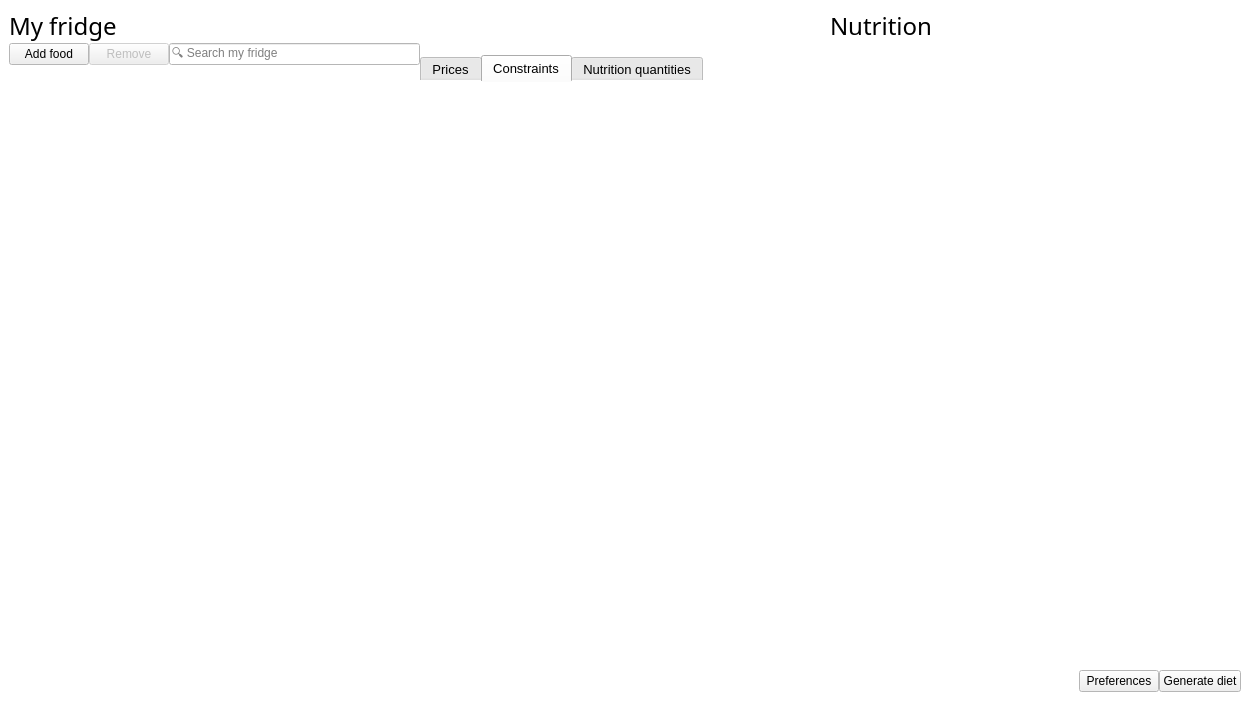
<?xml version="1.0" encoding="UTF-8"?>
<ui version="4.0">
 <class>MainWindow</class>
 <widget class="QMainWindow" name="MainWindow">
  <property name="geometry">
   <rect>
    <x>0</x>
    <y>0</y>
    <width>1250</width>
    <height>701</height>
   </rect>
  </property>
  <property name="palette">
   <palette>
    <active>
     <colorrole role="Window">
      <brush brushstyle="SolidPattern">
       <color alpha="255">
        <red>255</red>
        <green>255</green>
        <blue>255</blue>
       </color>
      </brush>
     </colorrole>
    </active>
    <inactive>
     <colorrole role="Window">
      <brush brushstyle="SolidPattern">
       <color alpha="255">
        <red>255</red>
        <green>255</green>
        <blue>255</blue>
       </color>
      </brush>
     </colorrole>
    </inactive>
    <disabled>
     <colorrole role="Window">
      <brush brushstyle="SolidPattern">
       <color alpha="255">
        <red>255</red>
        <green>255</green>
        <blue>255</blue>
       </color>
      </brush>
     </colorrole>
    </disabled>
   </palette>
  </property>
  <property name="font">
   <font>
    <family>Segoe UI</family>
    <pointsize>10</pointsize>
    <italic>false</italic>
   </font>
  </property>
  <property name="focusPolicy">
   <enum>Qt::StrongFocus</enum>
  </property>
  <property name="windowTitle">
   <string>Spartan</string>
  </property>
  <property name="windowIcon">
   <iconset>
    <normaloff>images/icon_trimmed.png</normaloff>images/icon_trimmed.png</iconset>
  </property>
  <property name="autoFillBackground">
   <bool>true</bool>
  </property>
  <property name="iconSize">
   <size>
    <width>30</width>
    <height>30</height>
   </size>
  </property>
  <property name="toolButtonStyle">
   <enum>Qt::ToolButtonIconOnly</enum>
  </property>
  <property name="tabShape">
   <enum>QTabWidget::Rounded</enum>
  </property>
  <widget class="QWidget" name="centralwidget">
   <property name="autoFillBackground">
    <bool>true</bool>
   </property>
   <layout class="QHBoxLayout" name="horizontalLayout_2">
    <property name="spacing">
     <number>0</number>
    </property>
    <item>
     <layout class="QVBoxLayout" name="verticalLayout">
      <item>
       <widget class="QLabel" name="label_9">
        <property name="font">
         <font>
          <family>Segoe UI Semilight</family>
          <pointsize>18</pointsize>
          <weight>50</weight>
          <bold>false</bold>
         </font>
        </property>
        <property name="autoFillBackground">
         <bool>false</bool>
        </property>
        <property name="text">
         <string>My fridge</string>
        </property>
       </widget>
      </item>
      <item>
       <layout class="QHBoxLayout" name="horizontalLayout">
        <item alignment="Qt::AlignLeft">
         <widget class="QPushButton" name="add_foods_btn">
          <property name="enabled">
           <bool>true</bool>
          </property>
          <property name="sizePolicy">
           <sizepolicy hsizetype="Fixed" vsizetype="Fixed">
            <horstretch>0</horstretch>
            <verstretch>0</verstretch>
           </sizepolicy>
          </property>
          <property name="font">
           <font>
            <family>Segoe UI</family>
            <pointsize>9</pointsize>
           </font>
          </property>
          <property name="styleSheet">
           <string notr="true"/>
          </property>
          <property name="text">
           <string>Add food</string>
          </property>
          <property name="icon">
           <iconset>
            <normaloff>images/add.png</normaloff>images/add.png</iconset>
          </property>
         </widget>
        </item>
        <item alignment="Qt::AlignLeft">
         <widget class="QPushButton" name="remove_btn">
          <property name="enabled">
           <bool>false</bool>
          </property>
          <property name="sizePolicy">
           <sizepolicy hsizetype="Fixed" vsizetype="Fixed">
            <horstretch>0</horstretch>
            <verstretch>0</verstretch>
           </sizepolicy>
          </property>
          <property name="font">
           <font>
            <family>Segoe UI</family>
            <pointsize>9</pointsize>
           </font>
          </property>
          <property name="toolTip">
           <string>&lt;p style='white-space:pre'&gt;Remove selected food (delete)&lt;/p&gt;</string>
          </property>
          <property name="text">
           <string>Remove</string>
          </property>
          <property name="icon">
           <iconset>
            <normaloff>images/minus.svg</normaloff>images/minus.svg</iconset>
          </property>
         </widget>
        </item>
        <item>
         <widget class="QLineEdit" name="fridge_line_edit">
          <property name="font">
           <font>
            <family>Segoe UI Symbol</family>
            <pointsize>9</pointsize>
           </font>
          </property>
          <property name="text">
           <string/>
          </property>
          <property name="placeholderText">
           <string>🔍 Search my fridge</string>
          </property>
         </widget>
        </item>
       </layout>
      </item>
      <item>
       <widget class="QTableView" name="fridge_view">
        <property name="palette">
         <palette>
          <active>
           <colorrole role="Highlight">
            <brush brushstyle="SolidPattern">
             <color alpha="255">
              <red>218</red>
              <green>236</green>
              <blue>249</blue>
             </color>
            </brush>
           </colorrole>
           <colorrole role="HighlightedText">
            <brush brushstyle="SolidPattern">
             <color alpha="255">
              <red>0</red>
              <green>0</green>
              <blue>0</blue>
             </color>
            </brush>
           </colorrole>
           <colorrole role="AlternateBase">
            <brush brushstyle="SolidPattern">
             <color alpha="255">
              <red>247</red>
              <green>247</green>
              <blue>247</blue>
             </color>
            </brush>
           </colorrole>
          </active>
          <inactive>
           <colorrole role="Highlight">
            <brush brushstyle="SolidPattern">
             <color alpha="255">
              <red>218</red>
              <green>236</green>
              <blue>249</blue>
             </color>
            </brush>
           </colorrole>
           <colorrole role="HighlightedText">
            <brush brushstyle="SolidPattern">
             <color alpha="255">
              <red>0</red>
              <green>0</green>
              <blue>0</blue>
             </color>
            </brush>
           </colorrole>
           <colorrole role="AlternateBase">
            <brush brushstyle="SolidPattern">
             <color alpha="255">
              <red>247</red>
              <green>247</green>
              <blue>247</blue>
             </color>
            </brush>
           </colorrole>
          </inactive>
          <disabled>
           <colorrole role="Highlight">
            <brush brushstyle="SolidPattern">
             <color alpha="255">
              <red>0</red>
              <green>120</green>
              <blue>215</blue>
             </color>
            </brush>
           </colorrole>
           <colorrole role="HighlightedText">
            <brush brushstyle="SolidPattern">
             <color alpha="255">
              <red>0</red>
              <green>0</green>
              <blue>0</blue>
             </color>
            </brush>
           </colorrole>
           <colorrole role="AlternateBase">
            <brush brushstyle="SolidPattern">
             <color alpha="255">
              <red>247</red>
              <green>247</green>
              <blue>247</blue>
             </color>
            </brush>
           </colorrole>
          </disabled>
         </palette>
        </property>
        <property name="font">
         <font>
          <family>Segoe UI</family>
          <pointsize>9</pointsize>
         </font>
        </property>
        <property name="focusPolicy">
         <enum>Qt::StrongFocus</enum>
        </property>
        <property name="styleSheet">
         <string notr="true">QHeaderView::section{
	background-color: white;
	border: 0px;
}

QTableView {
	outline: none;
	alternate-background-color: rgb(247, 247, 247);
}</string>
        </property>
        <property name="frameShape">
         <enum>QFrame::NoFrame</enum>
        </property>
        <property name="alternatingRowColors">
         <bool>true</bool>
        </property>
        <property name="selectionBehavior">
         <enum>QAbstractItemView::SelectRows</enum>
        </property>
        <property name="showGrid">
         <bool>false</bool>
        </property>
        <property name="gridStyle">
         <enum>Qt::DashLine</enum>
        </property>
        <attribute name="horizontalHeaderVisible">
         <bool>false</bool>
        </attribute>
        <attribute name="horizontalHeaderHighlightSections">
         <bool>false</bool>
        </attribute>
        <attribute name="horizontalHeaderStretchLastSection">
         <bool>true</bool>
        </attribute>
        <attribute name="verticalHeaderVisible">
         <bool>false</bool>
        </attribute>
        <attribute name="verticalHeaderDefaultSectionSize">
         <number>25</number>
        </attribute>
       </widget>
      </item>
     </layout>
    </item>
    <item>
     <layout class="QVBoxLayout" name="verticalLayout_2">
      <item>
       <spacer name="verticalSpacer">
        <property name="orientation">
         <enum>Qt::Vertical</enum>
        </property>
        <property name="sizeType">
         <enum>QSizePolicy::Fixed</enum>
        </property>
        <property name="sizeHint" stdset="0">
         <size>
          <width>13</width>
          <height>46</height>
         </size>
        </property>
       </spacer>
      </item>
      <item>
       <widget class="QTabWidget" name="tabWidget">
        <property name="minimumSize">
         <size>
          <width>300</width>
          <height>0</height>
         </size>
        </property>
        <property name="font">
         <font>
          <family>Segoe UI</family>
          <pointsize>10</pointsize>
         </font>
        </property>
        <property name="focusPolicy">
         <enum>Qt::StrongFocus</enum>
        </property>
        <property name="styleSheet">
         <string notr="true">QTabWidget::pane { border: 0; }</string>
        </property>
        <property name="tabShape">
         <enum>QTabWidget::Rounded</enum>
        </property>
        <property name="currentIndex">
         <number>1</number>
        </property>
        <property name="iconSize">
         <size>
          <width>16</width>
          <height>16</height>
         </size>
        </property>
        <property name="documentMode">
         <bool>false</bool>
        </property>
        <property name="tabBarAutoHide">
         <bool>false</bool>
        </property>
        <widget class="QWidget" name="tab">
         <property name="font">
          <font>
           <family>Segoe UI</family>
           <pointsize>9</pointsize>
          </font>
         </property>
         <attribute name="icon">
          <iconset>
           <normaloff>images/prices (2).png</normaloff>images/prices (2).png</iconset>
         </attribute>
         <attribute name="title">
          <string>Prices</string>
         </attribute>
         <layout class="QGridLayout" name="gridLayout">
          <property name="leftMargin">
           <number>0</number>
          </property>
          <property name="topMargin">
           <number>0</number>
          </property>
          <property name="rightMargin">
           <number>0</number>
          </property>
          <property name="bottomMargin">
           <number>0</number>
          </property>
          <property name="spacing">
           <number>0</number>
          </property>
          <item row="0" column="2">
           <widget class="ComboTableView" name="prices_view">
            <property name="palette">
             <palette>
              <active>
               <colorrole role="Highlight">
                <brush brushstyle="SolidPattern">
                 <color alpha="255">
                  <red>218</red>
                  <green>236</green>
                  <blue>249</blue>
                 </color>
                </brush>
               </colorrole>
               <colorrole role="HighlightedText">
                <brush brushstyle="SolidPattern">
                 <color alpha="255">
                  <red>0</red>
                  <green>0</green>
                  <blue>0</blue>
                 </color>
                </brush>
               </colorrole>
               <colorrole role="AlternateBase">
                <brush brushstyle="SolidPattern">
                 <color alpha="255">
                  <red>247</red>
                  <green>247</green>
                  <blue>247</blue>
                 </color>
                </brush>
               </colorrole>
              </active>
              <inactive>
               <colorrole role="Highlight">
                <brush brushstyle="SolidPattern">
                 <color alpha="255">
                  <red>218</red>
                  <green>236</green>
                  <blue>249</blue>
                 </color>
                </brush>
               </colorrole>
               <colorrole role="HighlightedText">
                <brush brushstyle="SolidPattern">
                 <color alpha="255">
                  <red>0</red>
                  <green>0</green>
                  <blue>0</blue>
                 </color>
                </brush>
               </colorrole>
               <colorrole role="AlternateBase">
                <brush brushstyle="SolidPattern">
                 <color alpha="255">
                  <red>247</red>
                  <green>247</green>
                  <blue>247</blue>
                 </color>
                </brush>
               </colorrole>
              </inactive>
              <disabled>
               <colorrole role="Highlight">
                <brush brushstyle="SolidPattern">
                 <color alpha="255">
                  <red>0</red>
                  <green>120</green>
                  <blue>215</blue>
                 </color>
                </brush>
               </colorrole>
               <colorrole role="HighlightedText">
                <brush brushstyle="SolidPattern">
                 <color alpha="255">
                  <red>0</red>
                  <green>0</green>
                  <blue>0</blue>
                 </color>
                </brush>
               </colorrole>
               <colorrole role="AlternateBase">
                <brush brushstyle="SolidPattern">
                 <color alpha="255">
                  <red>247</red>
                  <green>247</green>
                  <blue>247</blue>
                 </color>
                </brush>
               </colorrole>
              </disabled>
             </palette>
            </property>
            <property name="font">
             <font>
              <family>Segoe UI</family>
              <pointsize>9</pointsize>
             </font>
            </property>
            <property name="focusPolicy">
             <enum>Qt::StrongFocus</enum>
            </property>
            <property name="styleSheet">
             <string notr="true">QHeaderView::section{
	background-color: white;
	border: 0px;
}

QTableView {
	alternate-background-color: rgb(247, 247, 247);
}</string>
            </property>
            <property name="frameShape">
             <enum>QFrame::NoFrame</enum>
            </property>
            <property name="editTriggers">
             <set>QAbstractItemView::AllEditTriggers</set>
            </property>
            <property name="tabKeyNavigation">
             <bool>false</bool>
            </property>
            <property name="alternatingRowColors">
             <bool>true</bool>
            </property>
            <property name="selectionBehavior">
             <enum>QAbstractItemView::SelectRows</enum>
            </property>
            <property name="showGrid">
             <bool>false</bool>
            </property>
            <property name="gridStyle">
             <enum>Qt::DashLine</enum>
            </property>
            <attribute name="horizontalHeaderVisible">
             <bool>false</bool>
            </attribute>
            <attribute name="horizontalHeaderHighlightSections">
             <bool>false</bool>
            </attribute>
            <attribute name="horizontalHeaderStretchLastSection">
             <bool>true</bool>
            </attribute>
            <attribute name="verticalHeaderVisible">
             <bool>false</bool>
            </attribute>
            <attribute name="verticalHeaderDefaultSectionSize">
             <number>23</number>
            </attribute>
           </widget>
          </item>
         </layout>
        </widget>
        <widget class="QWidget" name="tab_2">
         <property name="font">
          <font>
           <family>Segoe UI</family>
           <pointsize>9</pointsize>
          </font>
         </property>
         <attribute name="icon">
          <iconset>
           <normaloff>images/balance.png</normaloff>images/balance.png</iconset>
         </attribute>
         <attribute name="title">
          <string>Constraints</string>
         </attribute>
         <layout class="QGridLayout" name="gridLayout_3">
          <item row="0" column="0">
           <widget class="ComboTableView" name="constraints_view">
            <property name="palette">
             <palette>
              <active>
               <colorrole role="Highlight">
                <brush brushstyle="SolidPattern">
                 <color alpha="255">
                  <red>218</red>
                  <green>236</green>
                  <blue>249</blue>
                 </color>
                </brush>
               </colorrole>
               <colorrole role="HighlightedText">
                <brush brushstyle="SolidPattern">
                 <color alpha="255">
                  <red>0</red>
                  <green>0</green>
                  <blue>0</blue>
                 </color>
                </brush>
               </colorrole>
               <colorrole role="AlternateBase">
                <brush brushstyle="SolidPattern">
                 <color alpha="255">
                  <red>247</red>
                  <green>247</green>
                  <blue>247</blue>
                 </color>
                </brush>
               </colorrole>
              </active>
              <inactive>
               <colorrole role="Highlight">
                <brush brushstyle="SolidPattern">
                 <color alpha="255">
                  <red>218</red>
                  <green>236</green>
                  <blue>249</blue>
                 </color>
                </brush>
               </colorrole>
               <colorrole role="HighlightedText">
                <brush brushstyle="SolidPattern">
                 <color alpha="255">
                  <red>0</red>
                  <green>0</green>
                  <blue>0</blue>
                 </color>
                </brush>
               </colorrole>
               <colorrole role="AlternateBase">
                <brush brushstyle="SolidPattern">
                 <color alpha="255">
                  <red>247</red>
                  <green>247</green>
                  <blue>247</blue>
                 </color>
                </brush>
               </colorrole>
              </inactive>
              <disabled>
               <colorrole role="Highlight">
                <brush brushstyle="SolidPattern">
                 <color alpha="255">
                  <red>0</red>
                  <green>120</green>
                  <blue>215</blue>
                 </color>
                </brush>
               </colorrole>
               <colorrole role="HighlightedText">
                <brush brushstyle="SolidPattern">
                 <color alpha="255">
                  <red>0</red>
                  <green>0</green>
                  <blue>0</blue>
                 </color>
                </brush>
               </colorrole>
               <colorrole role="AlternateBase">
                <brush brushstyle="SolidPattern">
                 <color alpha="255">
                  <red>247</red>
                  <green>247</green>
                  <blue>247</blue>
                 </color>
                </brush>
               </colorrole>
              </disabled>
             </palette>
            </property>
            <property name="font">
             <font>
              <pointsize>9</pointsize>
             </font>
            </property>
            <property name="focusPolicy">
             <enum>Qt::StrongFocus</enum>
            </property>
            <property name="styleSheet">
             <string notr="true">QHeaderView::section{
	background-color: white;
	border: 0px;
}

QTableView {
	alternate-background-color: rgb(247, 247, 247);
}</string>
            </property>
            <property name="frameShape">
             <enum>QFrame::NoFrame</enum>
            </property>
            <property name="tabKeyNavigation">
             <bool>false</bool>
            </property>
            <property name="alternatingRowColors">
             <bool>true</bool>
            </property>
            <property name="selectionBehavior">
             <enum>QAbstractItemView::SelectRows</enum>
            </property>
            <property name="showGrid">
             <bool>false</bool>
            </property>
            <property name="gridStyle">
             <enum>Qt::DashLine</enum>
            </property>
            <attribute name="horizontalHeaderVisible">
             <bool>false</bool>
            </attribute>
            <attribute name="horizontalHeaderHighlightSections">
             <bool>false</bool>
            </attribute>
            <attribute name="verticalHeaderVisible">
             <bool>false</bool>
            </attribute>
            <attribute name="verticalHeaderDefaultSectionSize">
             <number>23</number>
            </attribute>
           </widget>
          </item>
         </layout>
        </widget>
        <widget class="QWidget" name="tab_3">
         <property name="font">
          <font>
           <family>Segoe UI</family>
           <pointsize>9</pointsize>
          </font>
         </property>
         <attribute name="title">
          <string>Nutrition quantities</string>
         </attribute>
         <layout class="QGridLayout" name="gridLayout_4">
          <item row="0" column="0">
           <widget class="ComboTableView" name="nut_quant_view">
            <property name="palette">
             <palette>
              <active>
               <colorrole role="Highlight">
                <brush brushstyle="SolidPattern">
                 <color alpha="255">
                  <red>218</red>
                  <green>236</green>
                  <blue>249</blue>
                 </color>
                </brush>
               </colorrole>
               <colorrole role="HighlightedText">
                <brush brushstyle="SolidPattern">
                 <color alpha="255">
                  <red>0</red>
                  <green>0</green>
                  <blue>0</blue>
                 </color>
                </brush>
               </colorrole>
               <colorrole role="AlternateBase">
                <brush brushstyle="SolidPattern">
                 <color alpha="255">
                  <red>247</red>
                  <green>247</green>
                  <blue>247</blue>
                 </color>
                </brush>
               </colorrole>
              </active>
              <inactive>
               <colorrole role="Highlight">
                <brush brushstyle="SolidPattern">
                 <color alpha="255">
                  <red>218</red>
                  <green>236</green>
                  <blue>249</blue>
                 </color>
                </brush>
               </colorrole>
               <colorrole role="HighlightedText">
                <brush brushstyle="SolidPattern">
                 <color alpha="255">
                  <red>0</red>
                  <green>0</green>
                  <blue>0</blue>
                 </color>
                </brush>
               </colorrole>
               <colorrole role="AlternateBase">
                <brush brushstyle="SolidPattern">
                 <color alpha="255">
                  <red>247</red>
                  <green>247</green>
                  <blue>247</blue>
                 </color>
                </brush>
               </colorrole>
              </inactive>
              <disabled>
               <colorrole role="Highlight">
                <brush brushstyle="SolidPattern">
                 <color alpha="255">
                  <red>0</red>
                  <green>120</green>
                  <blue>215</blue>
                 </color>
                </brush>
               </colorrole>
               <colorrole role="HighlightedText">
                <brush brushstyle="SolidPattern">
                 <color alpha="255">
                  <red>0</red>
                  <green>0</green>
                  <blue>0</blue>
                 </color>
                </brush>
               </colorrole>
               <colorrole role="AlternateBase">
                <brush brushstyle="SolidPattern">
                 <color alpha="255">
                  <red>247</red>
                  <green>247</green>
                  <blue>247</blue>
                 </color>
                </brush>
               </colorrole>
              </disabled>
             </palette>
            </property>
            <property name="font">
             <font>
              <pointsize>9</pointsize>
             </font>
            </property>
            <property name="focusPolicy">
             <enum>Qt::StrongFocus</enum>
            </property>
            <property name="styleSheet">
             <string notr="true">QHeaderView::section{
	background-color: white;
	border: 0px;
}

QTableView {
	alternate-background-color: rgb(247, 247, 247);
}</string>
            </property>
            <property name="frameShape">
             <enum>QFrame::NoFrame</enum>
            </property>
            <property name="tabKeyNavigation">
             <bool>false</bool>
            </property>
            <property name="alternatingRowColors">
             <bool>true</bool>
            </property>
            <property name="selectionBehavior">
             <enum>QAbstractItemView::SelectRows</enum>
            </property>
            <property name="showGrid">
             <bool>false</bool>
            </property>
            <property name="gridStyle">
             <enum>Qt::DashLine</enum>
            </property>
            <attribute name="horizontalHeaderVisible">
             <bool>false</bool>
            </attribute>
            <attribute name="horizontalHeaderHighlightSections">
             <bool>false</bool>
            </attribute>
            <attribute name="verticalHeaderVisible">
             <bool>false</bool>
            </attribute>
            <attribute name="verticalHeaderDefaultSectionSize">
             <number>23</number>
            </attribute>
           </widget>
          </item>
         </layout>
        </widget>
       </widget>
      </item>
     </layout>
    </item>
    <item>
     <layout class="QVBoxLayout" name="verticalLayout_3">
      <item>
       <widget class="QLabel" name="label_8">
        <property name="font">
         <font>
          <family>Segoe UI Semilight</family>
          <pointsize>18</pointsize>
          <italic>false</italic>
         </font>
        </property>
        <property name="autoFillBackground">
         <bool>false</bool>
        </property>
        <property name="text">
         <string>Nutrition</string>
        </property>
       </widget>
      </item>
      <item>
       <layout class="QGridLayout" name="gridLayout_2">
        <item row="1" column="2">
         <widget class="QTableView" name="minerals_view">
          <property name="sizePolicy">
           <sizepolicy hsizetype="Expanding" vsizetype="Expanding">
            <horstretch>0</horstretch>
            <verstretch>0</verstretch>
           </sizepolicy>
          </property>
          <property name="minimumSize">
           <size>
            <width>200</width>
            <height>0</height>
           </size>
          </property>
          <property name="palette">
           <palette>
            <active>
             <colorrole role="Highlight">
              <brush brushstyle="SolidPattern">
               <color alpha="255">
                <red>218</red>
                <green>236</green>
                <blue>249</blue>
               </color>
              </brush>
             </colorrole>
             <colorrole role="HighlightedText">
              <brush brushstyle="SolidPattern">
               <color alpha="255">
                <red>0</red>
                <green>0</green>
                <blue>0</blue>
               </color>
              </brush>
             </colorrole>
            </active>
            <inactive>
             <colorrole role="Highlight">
              <brush brushstyle="SolidPattern">
               <color alpha="255">
                <red>218</red>
                <green>236</green>
                <blue>249</blue>
               </color>
              </brush>
             </colorrole>
             <colorrole role="HighlightedText">
              <brush brushstyle="SolidPattern">
               <color alpha="255">
                <red>0</red>
                <green>0</green>
                <blue>0</blue>
               </color>
              </brush>
             </colorrole>
            </inactive>
            <disabled>
             <colorrole role="Highlight">
              <brush brushstyle="SolidPattern">
               <color alpha="255">
                <red>0</red>
                <green>120</green>
                <blue>215</blue>
               </color>
              </brush>
             </colorrole>
             <colorrole role="HighlightedText">
              <brush brushstyle="SolidPattern">
               <color alpha="255">
                <red>0</red>
                <green>0</green>
                <blue>0</blue>
               </color>
              </brush>
             </colorrole>
            </disabled>
           </palette>
          </property>
          <property name="font">
           <font>
            <family>Segoe UI</family>
            <pointsize>9</pointsize>
           </font>
          </property>
          <property name="focusPolicy">
           <enum>Qt::NoFocus</enum>
          </property>
          <property name="autoFillBackground">
           <bool>false</bool>
          </property>
          <property name="styleSheet">
           <string notr="true">QHeaderView::section{
	background-color: white;
	border: 0px;
}
</string>
          </property>
          <property name="frameShape">
           <enum>QFrame::NoFrame</enum>
          </property>
          <property name="sizeAdjustPolicy">
           <enum>QAbstractScrollArea::AdjustToContents</enum>
          </property>
          <property name="alternatingRowColors">
           <bool>false</bool>
          </property>
          <property name="selectionMode">
           <enum>QAbstractItemView::NoSelection</enum>
          </property>
          <property name="selectionBehavior">
           <enum>QAbstractItemView::SelectRows</enum>
          </property>
          <property name="showGrid">
           <bool>false</bool>
          </property>
          <attribute name="horizontalHeaderVisible">
           <bool>true</bool>
          </attribute>
          <attribute name="horizontalHeaderStretchLastSection">
           <bool>false</bool>
          </attribute>
          <attribute name="verticalHeaderVisible">
           <bool>false</bool>
          </attribute>
          <attribute name="verticalHeaderDefaultSectionSize">
           <number>25</number>
          </attribute>
         </widget>
        </item>
        <item row="0" column="0">
         <widget class="QTableView" name="macros_view">
          <property name="sizePolicy">
           <sizepolicy hsizetype="Expanding" vsizetype="Expanding">
            <horstretch>0</horstretch>
            <verstretch>0</verstretch>
           </sizepolicy>
          </property>
          <property name="minimumSize">
           <size>
            <width>200</width>
            <height>0</height>
           </size>
          </property>
          <property name="palette">
           <palette>
            <active>
             <colorrole role="Highlight">
              <brush brushstyle="SolidPattern">
               <color alpha="255">
                <red>218</red>
                <green>236</green>
                <blue>249</blue>
               </color>
              </brush>
             </colorrole>
             <colorrole role="HighlightedText">
              <brush brushstyle="SolidPattern">
               <color alpha="255">
                <red>0</red>
                <green>0</green>
                <blue>0</blue>
               </color>
              </brush>
             </colorrole>
            </active>
            <inactive>
             <colorrole role="Highlight">
              <brush brushstyle="SolidPattern">
               <color alpha="255">
                <red>218</red>
                <green>236</green>
                <blue>249</blue>
               </color>
              </brush>
             </colorrole>
             <colorrole role="HighlightedText">
              <brush brushstyle="SolidPattern">
               <color alpha="255">
                <red>0</red>
                <green>0</green>
                <blue>0</blue>
               </color>
              </brush>
             </colorrole>
            </inactive>
            <disabled>
             <colorrole role="Highlight">
              <brush brushstyle="SolidPattern">
               <color alpha="255">
                <red>0</red>
                <green>120</green>
                <blue>215</blue>
               </color>
              </brush>
             </colorrole>
             <colorrole role="HighlightedText">
              <brush brushstyle="SolidPattern">
               <color alpha="255">
                <red>0</red>
                <green>0</green>
                <blue>0</blue>
               </color>
              </brush>
             </colorrole>
            </disabled>
           </palette>
          </property>
          <property name="font">
           <font>
            <family>Segoe UI</family>
            <pointsize>9</pointsize>
           </font>
          </property>
          <property name="focusPolicy">
           <enum>Qt::NoFocus</enum>
          </property>
          <property name="autoFillBackground">
           <bool>false</bool>
          </property>
          <property name="styleSheet">
           <string notr="true">QHeaderView::section{
	background-color: white;
	border: 0px;
}
</string>
          </property>
          <property name="frameShape">
           <enum>QFrame::NoFrame</enum>
          </property>
          <property name="sizeAdjustPolicy">
           <enum>QAbstractScrollArea::AdjustToContents</enum>
          </property>
          <property name="alternatingRowColors">
           <bool>false</bool>
          </property>
          <property name="selectionMode">
           <enum>QAbstractItemView::NoSelection</enum>
          </property>
          <property name="selectionBehavior">
           <enum>QAbstractItemView::SelectRows</enum>
          </property>
          <property name="showGrid">
           <bool>false</bool>
          </property>
          <attribute name="horizontalHeaderVisible">
           <bool>true</bool>
          </attribute>
          <attribute name="horizontalHeaderStretchLastSection">
           <bool>false</bool>
          </attribute>
          <attribute name="verticalHeaderVisible">
           <bool>false</bool>
          </attribute>
          <attribute name="verticalHeaderDefaultSectionSize">
           <number>25</number>
          </attribute>
         </widget>
        </item>
        <item row="0" column="2">
         <widget class="QTableView" name="vits_view">
          <property name="sizePolicy">
           <sizepolicy hsizetype="Expanding" vsizetype="Expanding">
            <horstretch>0</horstretch>
            <verstretch>0</verstretch>
           </sizepolicy>
          </property>
          <property name="minimumSize">
           <size>
            <width>200</width>
            <height>0</height>
           </size>
          </property>
          <property name="palette">
           <palette>
            <active>
             <colorrole role="Highlight">
              <brush brushstyle="SolidPattern">
               <color alpha="255">
                <red>218</red>
                <green>236</green>
                <blue>249</blue>
               </color>
              </brush>
             </colorrole>
             <colorrole role="HighlightedText">
              <brush brushstyle="SolidPattern">
               <color alpha="255">
                <red>0</red>
                <green>0</green>
                <blue>0</blue>
               </color>
              </brush>
             </colorrole>
            </active>
            <inactive>
             <colorrole role="Highlight">
              <brush brushstyle="SolidPattern">
               <color alpha="255">
                <red>218</red>
                <green>236</green>
                <blue>249</blue>
               </color>
              </brush>
             </colorrole>
             <colorrole role="HighlightedText">
              <brush brushstyle="SolidPattern">
               <color alpha="255">
                <red>0</red>
                <green>0</green>
                <blue>0</blue>
               </color>
              </brush>
             </colorrole>
            </inactive>
            <disabled>
             <colorrole role="Highlight">
              <brush brushstyle="SolidPattern">
               <color alpha="255">
                <red>0</red>
                <green>120</green>
                <blue>215</blue>
               </color>
              </brush>
             </colorrole>
             <colorrole role="HighlightedText">
              <brush brushstyle="SolidPattern">
               <color alpha="255">
                <red>0</red>
                <green>0</green>
                <blue>0</blue>
               </color>
              </brush>
             </colorrole>
            </disabled>
           </palette>
          </property>
          <property name="font">
           <font>
            <family>Segoe UI</family>
            <pointsize>9</pointsize>
           </font>
          </property>
          <property name="focusPolicy">
           <enum>Qt::NoFocus</enum>
          </property>
          <property name="autoFillBackground">
           <bool>false</bool>
          </property>
          <property name="styleSheet">
           <string notr="true">QHeaderView::section{
	background-color: white;
	border: 0px;
}
</string>
          </property>
          <property name="frameShape">
           <enum>QFrame::NoFrame</enum>
          </property>
          <property name="sizeAdjustPolicy">
           <enum>QAbstractScrollArea::AdjustToContents</enum>
          </property>
          <property name="alternatingRowColors">
           <bool>false</bool>
          </property>
          <property name="selectionMode">
           <enum>QAbstractItemView::NoSelection</enum>
          </property>
          <property name="selectionBehavior">
           <enum>QAbstractItemView::SelectRows</enum>
          </property>
          <property name="showGrid">
           <bool>false</bool>
          </property>
          <attribute name="horizontalHeaderVisible">
           <bool>true</bool>
          </attribute>
          <attribute name="horizontalHeaderStretchLastSection">
           <bool>false</bool>
          </attribute>
          <attribute name="verticalHeaderVisible">
           <bool>false</bool>
          </attribute>
          <attribute name="verticalHeaderDefaultSectionSize">
           <number>25</number>
          </attribute>
         </widget>
        </item>
       </layout>
      </item>
      <item>
       <layout class="QHBoxLayout" name="horizontalLayout_3">
        <item>
         <spacer name="horizontalSpacer">
          <property name="orientation">
           <enum>Qt::Horizontal</enum>
          </property>
          <property name="sizeHint" stdset="0">
           <size>
            <width>40</width>
            <height>20</height>
           </size>
          </property>
         </spacer>
        </item>
        <item>
         <widget class="QPushButton" name="pref_btn">
          <property name="maximumSize">
           <size>
            <width>100</width>
            <height>16777215</height>
           </size>
          </property>
          <property name="font">
           <font>
            <family>Segoe UI</family>
            <pointsize>9</pointsize>
           </font>
          </property>
          <property name="text">
           <string>Preferences</string>
          </property>
          <property name="icon">
           <iconset>
            <normaloff>images/settings.svg</normaloff>images/settings.svg</iconset>
          </property>
          <property name="iconSize">
           <size>
            <width>20</width>
            <height>20</height>
           </size>
          </property>
          <property name="shortcut">
           <string>F9</string>
          </property>
         </widget>
        </item>
        <item>
         <widget class="QPushButton" name="optimize_btn">
          <property name="maximumSize">
           <size>
            <width>120</width>
            <height>16777215</height>
           </size>
          </property>
          <property name="font">
           <font>
            <family>Segoe UI</family>
            <pointsize>9</pointsize>
            <weight>50</weight>
            <bold>false</bold>
           </font>
          </property>
          <property name="toolTip">
           <string>&lt;p style='white-space:pre'&gt;Generate optimum diet (F5)&lt;/p&gt;</string>
          </property>
          <property name="styleSheet">
           <string notr="true"/>
          </property>
          <property name="text">
           <string>Generate diet</string>
          </property>
          <property name="icon">
           <iconset>
            <normaloff>images/diet_btn.png</normaloff>images/diet_btn.png</iconset>
          </property>
          <property name="iconSize">
           <size>
            <width>20</width>
            <height>20</height>
           </size>
          </property>
          <property name="shortcut">
           <string>F5</string>
          </property>
         </widget>
        </item>
       </layout>
      </item>
     </layout>
    </item>
   </layout>
  </widget>
  <action name="actionSettings">
   <property name="text">
    <string>Settings</string>
   </property>
  </action>
  <action name="actionSettings_2">
   <property name="text">
    <string>Settings</string>
   </property>
  </action>
  <action name="actionSettings_3">
   <property name="text">
    <string>Settings</string>
   </property>
  </action>
  <action name="actione">
   <property name="text">
    <string>e</string>
   </property>
  </action>
  <action name="actionex">
   <property name="text">
    <string>ex</string>
   </property>
  </action>
  <action name="actionaa">
   <property name="text">
    <string>aa[\</string>
   </property>
  </action>
 </widget>
 <customwidgets>
  <customwidget>
   <class>ComboTableView</class>
   <extends>QTableView</extends>
   <header>view/combo_table_view.h</header>
  </customwidget>
 </customwidgets>
 <resources/>
 <connections/>
</ui>
